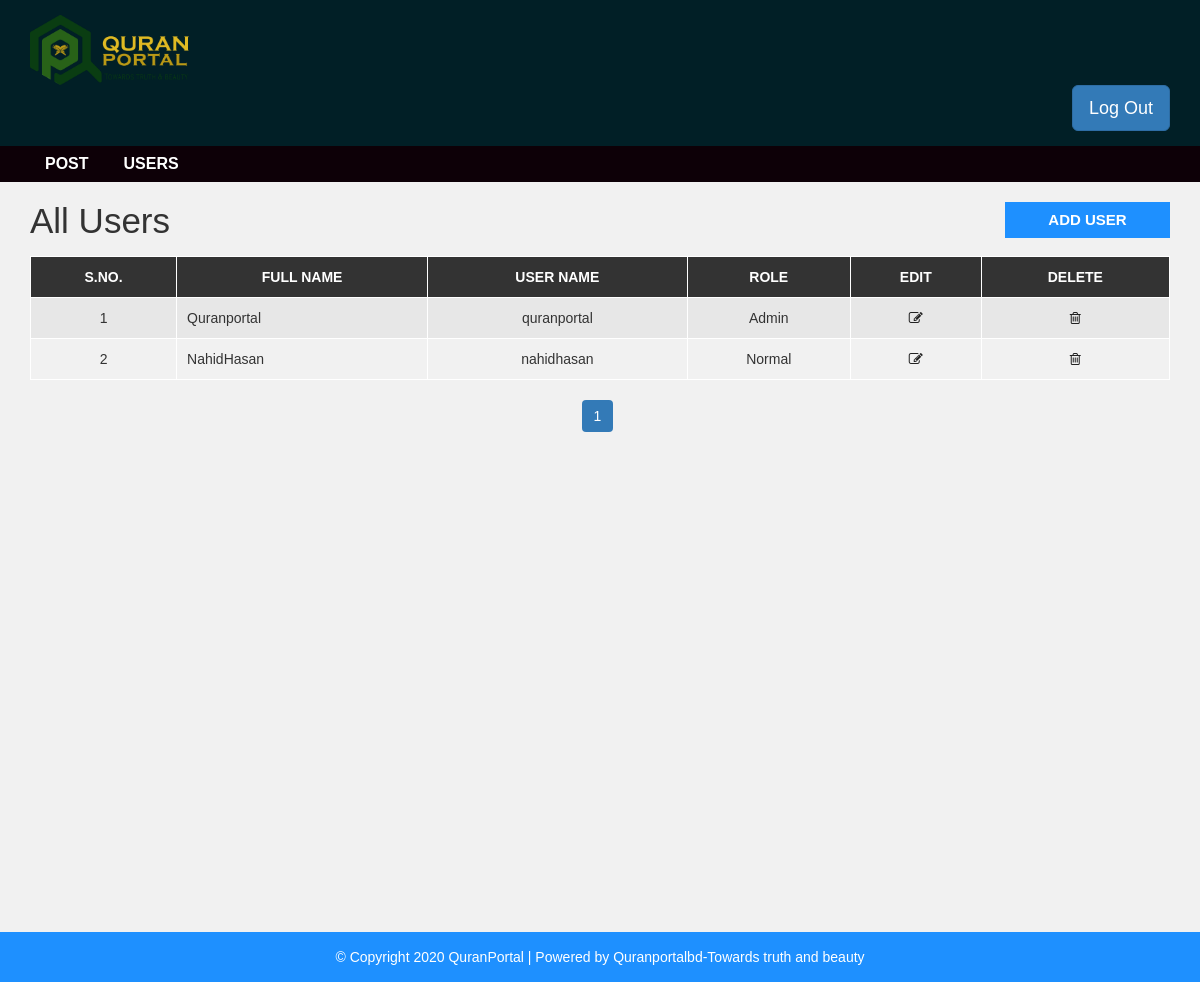
Screenshot of /admin/users.php (signed in) with the database file from the repository.
### tables this page shows
CREATE TABLE `user` (
  `user_id` int(11) NOT NULL,
  `first_name` varchar(30) NOT NULL,
  `last_name` varchar(30) NOT NULL,
  `username` varchar(100) DEFAULT NULL,
  `password` varchar(40) DEFAULT NULL,
  `role` int(11) NOT NULL
);

### admin/users.php (the view, shortened to what this page needs)
<?php
include "inc/header.php";
 ?>
  <div id="admin-content">
      <div class="container">
          <div class="row">
              <div class="col-md-10">
                  <h1 class="admin-heading">All Users</h1>
              </div>
              <div class="col-md-2">
                  <a class="add-new" href="add-user.php">add user</a>
              </div>
              <div class="col-md-12">
                <?php
                  include "inc/dbh.php";
                  $limit = 3;
                  if(isset($_GET['page'])){
                    $page = $_GET['page'];
                  }else{
                    $page = 1;
                  }
                  $offset = ($page - 1) * $limit;
                  $sql = "SELECT * FROM user ORDER BY user_id DESC LIMIT {$offset},{$limit}";
                  $result = mysqli_query($conn, $sql) or die("Query Failed.");
                  if(mysqli_num_rows($result) > 0){
              ?>
                  <table class="content-table">
                      <thead>
                          <th>S.No.</th>
                          <th>Full Name</th>
                          <th>User Name</th>
                          <th>Role</th>
                          <th>Edit</th>
                          <th>Delete</th>
                      </thead>
                      <tbody>
                          <?php
                          $serial = $offset + 1;
                          while($row = mysqli_fetch_assoc($result)) {
                          ?>
                          <tr>
                              <td class='id'><?php echo $serial; ?></td>
                              <td><?php echo $row['first_name'] . "" . $row['last_name']; ?></td>
                              <td><?php echo $row['username']; ?></td>
                              <td>
                                <?php
                                    if( $row['role'] == 1 ){
                                    echo "Admin";
                                    }else{                                    echo "Normal";
                                    }
                                ?>
                             </td>
                              <td class='edit'><a href='update-user.php?id=<?php echo $row["user_id"]; ?>'><i class='fa fa-edit'></i></a></td>
                              <td class='delete'><a href='delete-user.php?id=<?php echo $row["user_id"]; ?>'><i class='fa fa-trash-o'></i></a></td>
                          </tr>
                          <?php
                            $serial++;
                          } ?>
                  </table>
                  <?php
                }else {
                  echo "<h3>No Results Found.</h3>";
                }
            $sql1 = "SELECT * FROM user";
            $result1 = mysqli_query($conn, $sql1) or die("Query Failed.");
            if(mysqli_num_rows($result1) > 0){
              $total_records = mysqli_num_rows($result1);
              $total_page = ceil($total_records / $limit);
              echo '<ul class="pagination admin-pagination">';
              for($i = 1; $i <= $total_page; $i++){
                if($i == $page){
                  $active = "active";
                }else{
                  $active = "";
                }
                echo '<li class="'.$active.'"><a href="users.php?page='.$i.'">'.$i.'</a></li>';
              }
              echo '</ul>';
            }
              ?>
              </div>
          </div>
      </div>
  </div>
<?php include "inc/footer.php"; ?>

### admin/css/style.css (style rules this page uses)
body { background: #f1f1f1; font-family: sans-serif,arial,Helvetica; }
a, a:hover, a:focus { text-decoration: none; outline: none; }
ul { margin:0; padding:0; list-style:none; }
#admin-content { padding: 20px 0; min-height: 750px; }
#admin-content .admin-heading { font-size: 35px; margin: 0 0 15px; }
#admin-content .add-new { color: #fff; background-color: #1E90FF; font-size: 15px; font-weight: 600; text-align: center; text-transform: uppercase; padding: 7px 10px; display: block; transition: all 0.3s; }
#admin-content .content-table { border: 1px solid #000; width: 100%; margin: 0 0 20px; }
#admin-content .content-table thead { color: #fff; background-color: #333; }
#admin-content .content-table th { padding: 10px; border: 1px solid #fff; font-weight: 600; text-align: center; text-transform: uppercase; }
#admin-content .content-table tbody { color: #333; }
#admin-content .content-table tbody tr { background-color: #e7e7e7; }
#admin-content .content-table tbody tr:nth-child(even) { background-color: transparent; }
#admin-content .content-table tbody td { padding: 10px; border: 1px solid #fff; text-align: center; }
#admin-content .content-table tbody td:nth-child(2) { text-align: left; }
#admin-content .admin-pagination { margin: 0; }
#admin-content .admin-pagination li a { display: block; }
.id, .edit, .delete { text-align:center; }
.pagination { display: block; text-align: center; margin: 0; }
.pagination li { display:inline-block; margin: 0 5px 0 0; }
.pagination li a { border: none; background: #1e90ff; color: #fff; }
i.fa { color:#222; }

### rows the page displays
user: first_name "Quran", last_name "portal", username "quranportal", role "Admin"
user: first_name "Nahid", last_name "Hasan", username "nahidhasan", role "Normal"
